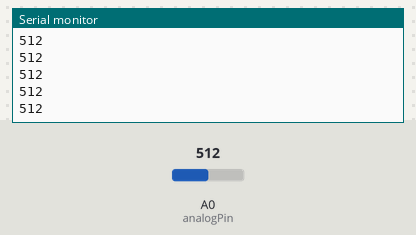
Recording of a sketch running on a simulated Arduino Uno, built with avr-gcc and run on an emulated ATmega328P. Parts: the last lines printed to the serial monitor. Inputs (shaded band) come from the test bench; at power-on: A0 (analogPin) = 512.

Above: at 1.2 s.
1.3 s: A0 (analogPin) set to 716
At 2.4 s:
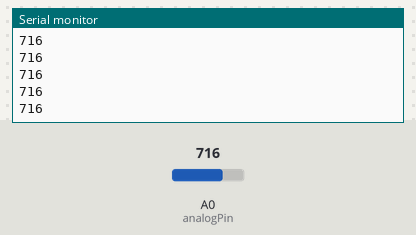
2.8 s: A0 (analogPin) set to 900
At 3.4 s:
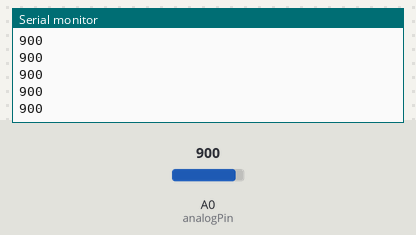
Timing chart, 0 to 5.8 s (numbered marks = the images above; inputs shaded):
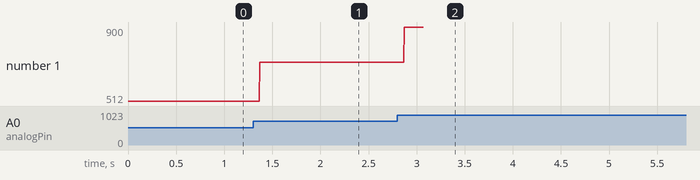

The sketch:

sketch_apr02a.ino
```cpp
int analogPin=A0;
int digitalPin=7;
//int LedPin=13;

int val = 0;

bool flag;

void setup() {
  Serial.begin(9600);
  pinMode (analogPin,INPUT);
  pinMode (digitalPin,INPUT);
  //pinMode (LedPin,OUTPUT);
}

void loop() {
  //int SensorData=digitalRead(digitalPin);
  int SensorData=analogRead(analogPin);   //pas bonne valeur ms c pas grave
  //if(SensorData==1){

    while (millis()<= 3000 ) {

      val = analogRead(analogPin);
      //Serial.print("Analog:");
      Serial.println(analogRead(analogPin));
    }
  //}
  //SensorData = 0;
}
/*
int digitalPin=2;
int LED=4;
boolean LEDStatus=false;

void setup() {
 pinMode(soundSensor,INPUT);
 pinMode(LED,OUTPUT);

}

void loop() {

  int SensorData=digitalRead(soundSensor);
  if(SensorData==1){

    if(LEDStatus==false){
        LEDStatus=true;
        digitalWrite(LED,HIGH);
    }
    else{
        LEDStatus=false;
        digitalWrite(LED,LOW);
    }
  }
 }*/
```

Measured:
- after the input at 1.3 s, the serial monitor: prints a new line after 0.07 s (image 1)
- after the input at 2.8 s, the serial monitor: prints a new line after 0.07 s (image 2)
- plotted number 1: 512 → 716 after the input at 1.3 s, 716 → 900 after the input at 2.8 s
